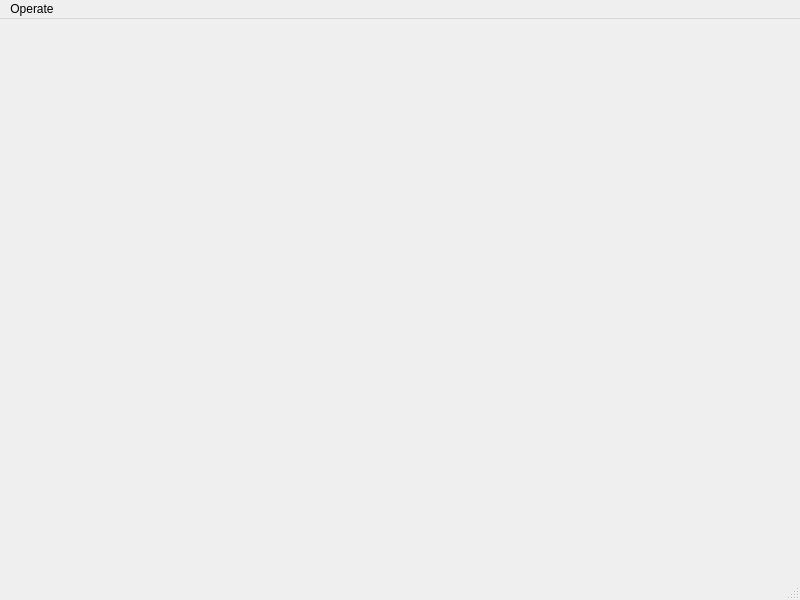
<?xml version="1.0" encoding="UTF-8"?>
<ui version="4.0">
 <class>MainWindow</class>
 <widget class="QMainWindow" name="MainWindow">
  <property name="geometry">
   <rect>
    <x>0</x>
    <y>0</y>
    <width>800</width>
    <height>600</height>
   </rect>
  </property>
  <property name="windowTitle">
   <string>MainWindow</string>
  </property>
  <widget class="QWidget" name="centralwidget"/>
  <widget class="QMenuBar" name="menubar">
   <property name="geometry">
    <rect>
     <x>0</x>
     <y>0</y>
     <width>800</width>
     <height>22</height>
    </rect>
   </property>
   <widget class="QMenu" name="menuOperate">
    <property name="title">
     <string>Operate</string>
    </property>
    <addaction name="actionStart"/>
    <addaction name="actionStop"/>
   </widget>
   <addaction name="menuOperate"/>
  </widget>
  <widget class="QStatusBar" name="statusbar"/>
  <action name="actionStart">
   <property name="text">
    <string>Start</string>
   </property>
  </action>
  <action name="actionStop">
   <property name="text">
    <string>Stop</string>
   </property>
  </action>
 </widget>
 <resources/>
 <connections/>
</ui>
